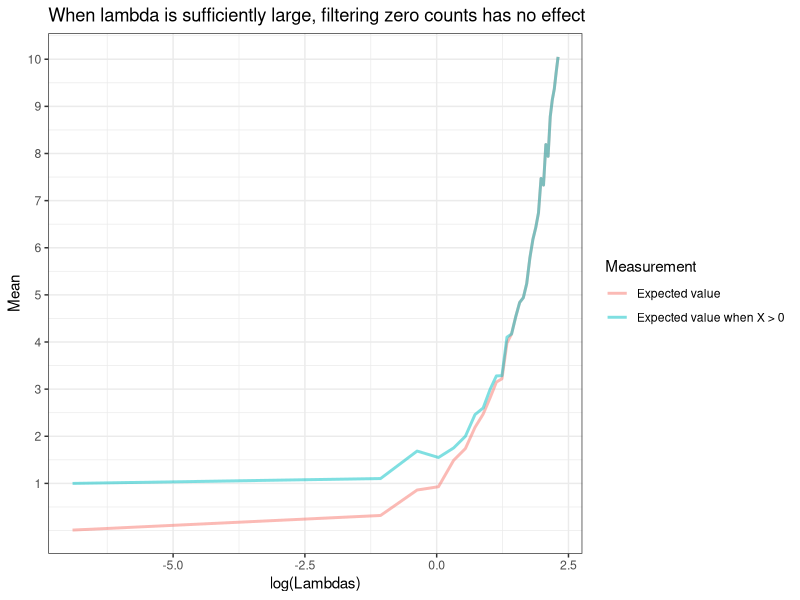

Source code (R):
## ---- chunk 1

library(purrr)
library(tidyverse)


df <- data.frame(Lambdas = c(0.00001,0.0001,0.0005,0.001,0.002,seq(from = 0.0001, to = 10, length.out = 30))) %>% 
  mutate(sim_data = map(Lambdas, ~rpois(100,.))) %>%
  unnest(sim_data) %>% 
  group_by(Lambdas) %>% 
  mutate(`Expected value` = mean(sim_data)) %>%
  ungroup() %>% 
  group_by(Lambdas,sim_data > 0) %>% 
  mutate(`Expected value when X > 0` = mean(sim_data)) %>%
  ungroup() %>% 
  filter(`sim_data > 0` == TRUE) %>% 
  select(Lambdas,`Expected value`,`Expected value when X > 0`) %>% 
  unique() %>% 
  gather(key = "Measurement", value = "Mean", `Expected value`,`Expected value when X > 0`)
  
df %>% ggplot(aes(x = log(Lambdas), y = Mean, color = Measurement)) + geom_line(alpha = 0.5, size = 1) + theme_bw() + labs(title = "When lambda is sufficiently large, filtering zero counts has no effect") + scale_y_continuous(breaks = c(1:10))

